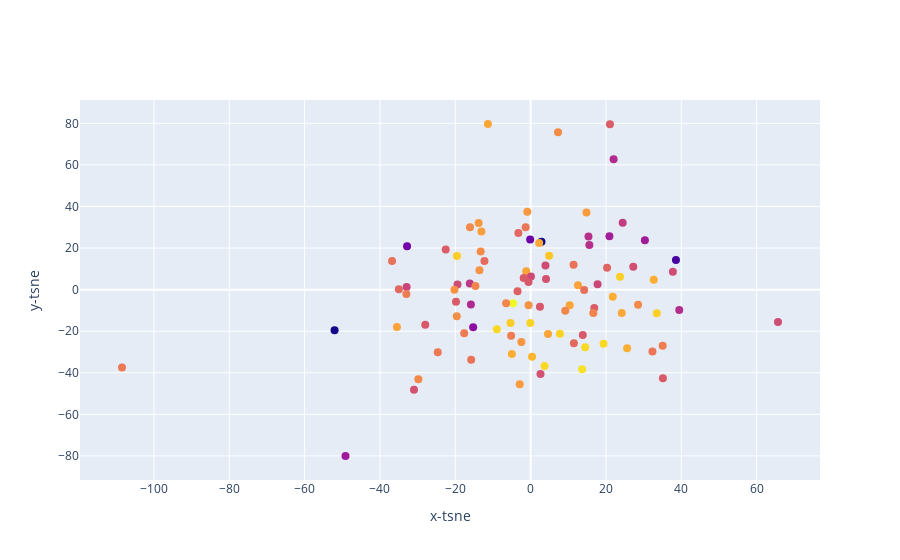

The cell this chart's notebook holds for it:
### Code cell
plot_pca_scaler("loudness",df)

### Figure 1 — Plotly figure (JSON) as saved in the notebook; plotly's stock layout.template omitted (floating-point values rounded to 4 significant figures)
{"data": [{"marker": {"color": [-3.183, -4.328, -4.757, -6.769, -4.284, -6.842, -6.596, -5.043, -4.961, -8.374, -6.366, -6.428, -5.024, -4.432, -8.795, -4.215, -3.862, -4.868, -4.068, -4.305, -4.915, -4.749, -7.398, -4.035, -6.327, -6.864, -3.374, -7.786, -5.599, -4.581, -5.94, -7.028, -3.094, -3.299, -6.258, -7.733, -11.38, -6.594, -5.595, -5.827, -6.312, -4.068, -3.105, -4.209, -4.502, -6.745, -11.46, -2.921, -5.313, -4.323, -2.396, -9.433, -5.309, -5.002, -5.886, -3.297, -4.661, -6.923, -10.4, -4.282, -6.763, -5.535, -6.054, -5.363, -5.445, -6.166, -9.601, -6.678, -3.181, -5.698, -4.63, -3.37, -6.351, -7.607, -6.288, -3.093, -8.279, -3.515, -6.378, -5.126, -4.2, -3.073, -4.518, -5.883, -5.429, -7.621, -6.237, -5.092, -6.406, -5.098, -7.844, -4.093, -5.516, -5.35, -8.228, -4.761, -5.651, -7.226, -4.902, -6.593], "size": 8}, "mode": "markers", "text": ["Ed Sheeran - Shape of You", "Luis Fonsi - Despacito - Remix", "Luis Fonsi - Despacito (Featuring Daddy Yankee)", "The Chainsmokers - Something Just Like This", "DJ Khaled - I'm the One", "Kendrick Lamar - HUMBLE.", "Kygo - It Ain't Me (with Selena Gomez)", "French Montana - Unforgettable", "Bruno Mars - That's What I Like", "ZAYN - I Don’t Wanna Live Forever (Fifty Shades Darker) - From \"Fifty Shades Darker (Original Motion Picture Soundtrack)\"", "Lil Uzi Vert - XO TOUR Llif3", "The Chainsmokers - Paris", "Zedd - Stay (with Alessia Cara)", "Charlie Puth - Attention", "Future - Mask Off", "Post Malone - Congratulations", "Jason Derulo - Swalla (feat. Nicki Minaj & Ty Dolla $ign)", "Ed Sheeran - Castle on the Hill", "Clean Bandit - Rockabye (feat. Sean Paul & Anne-Marie)", "Imagine Dragons - Believer", "J Balvin - Mi Gente", "Imagine Dragons - Thunder", "James Arthur - Say You Won't Let Go", "Shawn Mendes - There's Nothing Holdin' Me Back", "Danny Ocean - Me Rehúso", "Julia Michaels - Issues", "Ed Sheeran - Galway Girl", "Martin Garrix - Scared to Be Lonely", "The Chainsmokers - Closer", "Clean Bandit - Symphony (feat. Zara Larsson)", "The Weeknd - I Feel It Coming", "The Weeknd - Starboy", "DJ Khaled - Wild Thoughts", "Calvin Harris - Slide", "Dua Lipa - New Rules", "Logic - 1-800-273-8255", "Drake - Passionfruit", "Post Malone - rockstar", "Liam Payne - Strip That Down", "David Guetta - 2U (feat. Justin Bieber)", "Ed Sheeran - Perfect", "Starley - Call On Me - Ryan Riback Extended Remix", "Calvin Harris - Feels", "Jonas Blue - Mama", "Maluma - Felices los 4", "KYLE - iSpy (feat. Lil Yachty)", "Khalid - Location", "Shakira - Chantaje", "Migos - Bad and Boujee (feat. Lil Uzi Vert)", "Camila Cabello - Havana", "Martin Jensen - Solo Dance", "Drake - Fake Love", "DJ Snake - Let Me Love You", "Axwell /\\ Ingrosso - More Than You Know", "Drake - One Dance", "Enrique Iglesias - SUBEME LA RADIO", "Maggie Lindemann - Pretty Girl - Cheat Codes X CADE Remix", "Demi Lovato - Sorry Not Sorry", "Childish Gambino - Redbone", "Bruno Mars - 24K Magic", "Kendrick Lamar - DNA.", "Nicky Jam - El Amante", "Jax Jones - You Don't Know Me - Radio Edit", "Katy Perry - Chained To The Rhythm", "Cheat Codes - No Promises (feat. Demi Lovato)", "Maroon 5 - Don't Wanna Know (feat. Kendrick Lamar)", "Alessia Cara - How Far I'll Go - From \"Moana\"", "Niall Horan - Slow Hands", "Wisin - Escápate Conmigo", "Big Sean - Bounce Back", "Harry Styles - Sign of the Times", "Travis Scott - goosebumps", "Khalid - Young Dumb & Broke", "Martin Garrix - There for You", "Maroon 5 - Cold (feat. Future)", "Marshmello - Silence", "Sam Smith - Too Good At Goodbyes", "Steve Aoki - Just Hold On", "Taylor Swift - Look What You Made Me Do", "Macklemore - Glorious (feat. Skylar Grey)", "Hailee Steinfeld - Starving", "CNCO - Reggaetón Lento (Bailemos)", "AJR - Weak", "Ariana Grande - Side To Side", "Zion & Lennox - Otra Vez (feat. J Balvin)", "Lauv - I Like Me Better", "Martin Garrix - In the Name of Love", "Major Lazer - Cold Water (feat. Justin Bieber & MØ)", "Miley Cyrus - Malibu", "The Vamps - All Night", "Alok - Hear Me Now", "Rita Ora - Your Song", "Chris Jeday - Ahora Dice", "Justin Bieber - Friends (with BloodPop®)", "21 Savage - Bank Account", "Machine Gun Kelly - Bad Things (with Camila Cabello)", "The Chainsmokers - Don't Let Me Down", "Sam Hunt - Body Like A Back Road", "Halsey - Now Or Never", "ZAYN - Dusk Till Dawn - Radio Edit"], "type": "scatter", "x": [-0.09648, 12.57, -0.5459, 65.65, 10.36, -19.42, 2.614, 9.192, 28.51, -49.14, -27.98, 2.467, -16.11, -13.08, -15.26, -11.34, 0.3682, -19.61, 21.79, -1.177, -13.27, -20.24, -16.16, 25.61, -19.81, 0.07309, -5.345, 22.02, -15.79, -0.8851, -34.98, -32.92, -8.97, 33.49, 21.05, 39.44, -52.04, 4.08, 11.39, -12.27, -1.846, -4.981, 3.673, 24.19, 14.81, 37.74, 2.868, 13.67, -5.187, -35.5, -4.688, -32.81, 35.04, -29.81, -3.264, 23.72, -2.456, 17.76, 38.57, 4.61, 3.926, 32.32, 20.28, -17.64, -108.5, -3.48, -0.1344, 27.24, 7.764, 14.2, -13.8, -19.56, 35.11, 15.35, 16.89, 14.46, 30.32, 4.897, 13.84, 16.63, 2.266, 19.35, -2.903, 11.48, -24.65, 15.58, -22.55, -6.518, -0.5721, -14.65, -15.86, 32.68, -1.328, -32.98, 20.91, -13.59, -36.79, 24.43, 7.268, -30.96], "y": [-16.02, 2.111, -7.458, -15.52, -7.536, 2.425, -40.64, -10.13, -7.252, -80.04, -16.92, -8.284, 29.98, 27.97, -18.14, 79.68, -32.26, -12.81, -3.38, 8.796, 18.29, -0.07445, 2.926, -28.15, -5.813, 6.347, -16.03, 62.73, -33.74, 37.5, 0.1519, 1.274, -19.01, -11.32, 79.51, -9.803, -19.52, 5.164, 11.95, 13.73, 5.642, -31.02, -36.74, -11.28, 37.13, 8.66, 23.01, -38.27, -22.17, -17.92, -6.583, 20.9, -26.99, -43.1, 27.28, 6.196, -25.19, 2.591, 14.21, -21.34, 11.61, -29.75, 10.55, -21.03, -37.52, -0.8344, 24.07, 10.99, -21.18, -0.2157, 32.03, 16.14, -42.58, 25.59, -8.779, -27.71, 23.8, 16.33, -21.84, -11.28, 22.43, -26.08, -45.52, -25.78, -30.17, 21.43, 19.32, -6.612, 3.699, 1.74, -7.186, 4.8, 29.99, -2.145, 25.69, 9.283, 13.82, 32.12, 75.66, -48.11]}], "layout": {"xaxis": {"title": {"text": "x-tsne"}}, "yaxis": {"title": {"text": "y-tsne"}}}}
